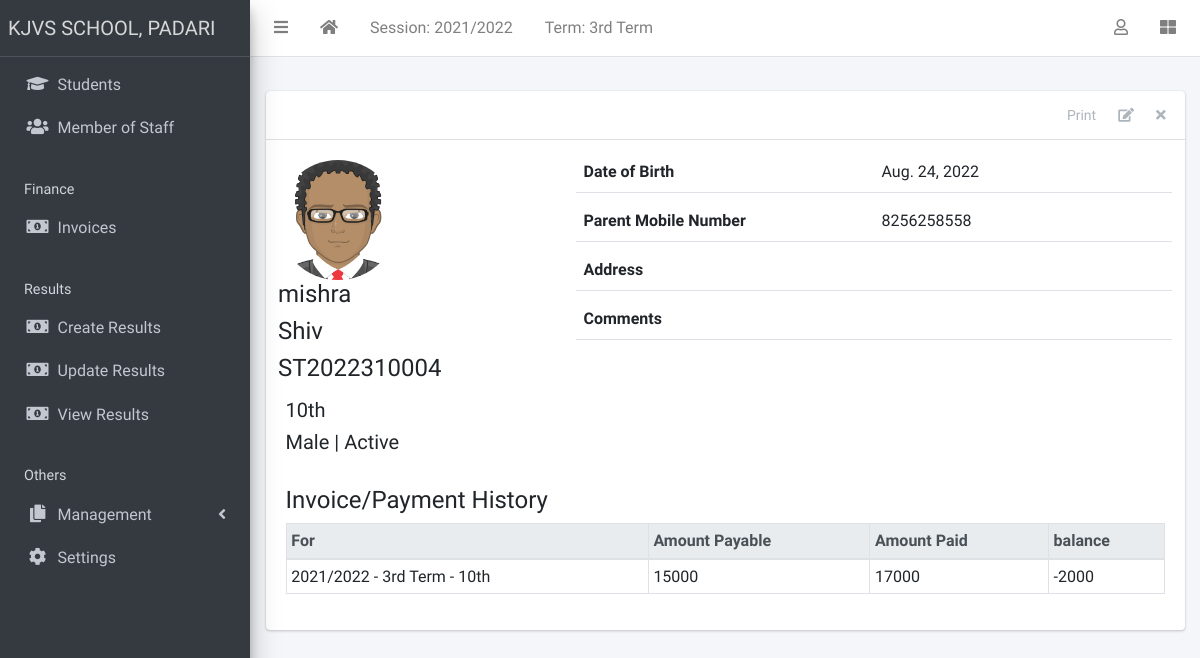
Page /student/15/ (signed in) on the committed database.
### apps/corecode/models.py (models this page shows, shortened)
class AcademicSession(models.Model):
    name = models.CharField(max_length=200, unique=True)
    current = models.BooleanField(default=True)
    class Meta:
        ordering = ["-name"]
    def __str__(self):
        return self.name

class AcademicTerm(models.Model):
    name = models.CharField(max_length=20, unique=True)
    current = models.BooleanField(default=True)
    class Meta:
        ordering = ["name"]
    def __str__(self):
        return self.name

class SiteConfig(models.Model):
    key = models.SlugField()
    value = models.CharField(max_length=200)

class StudentClass(models.Model):
    name = models.CharField(max_length=200, unique=True)
    class Meta:
        verbose_name = "Class"
        verbose_name_plural = "Classes"
        ordering = ["name"]
    def __str__(self):
        return self.name

### apps/students/models.py (models this page shows, shortened)
class Student(models.Model):
    STATUS_CHOICES = [("active", "Active"), ("inactive", "Inactive")]
    GENDER_CHOICES = [("male", "Male"), ("female", "Female")]
    current_status = models.CharField(
        max_length=10, choices=STATUS_CHOICES, default="active"
    )
    registration_number = models.CharField(max_length=200, unique=True)
    surname = models.CharField(max_length=200)
    firstname = models.CharField(max_length=200)
    other_name = models.CharField(max_length=200, blank=True)
    gender = models.CharField(max_length=10, choices=GENDER_CHOICES, default="male")
    date_of_birth = models.DateField(default=timezone.now)
    current_class = models.ForeignKey(
        StudentClass, on_delete=models.SET_NULL, blank=True, null=True
    )
    date_of_admission = models.DateField(default=timezone.now)
    mobile_num_regex = RegexValidator(
        regex="^[0-9]{10,15}$", message="Entered mobile number isn't in a right format!"
    )
    parent_mobile_number = models.CharField(
        validators=[mobile_num_regex], max_length=13, blank=True
    )
    address = models.TextField(blank=True)
    others = models.TextField(blank=True)
    passport = models.ImageField(blank=True, upload_to="students/passports/")
    class Meta:
        ordering = ["surname", "firstname", "other_name"]

### apps/finance/models.py (models this page shows, shortened)
class Invoice(models.Model):
    student = models.ForeignKey(Student, on_delete=models.CASCADE)
    session = models.ForeignKey(AcademicSession, on_delete=models.CASCADE)
    term = models.ForeignKey(AcademicTerm, on_delete=models.CASCADE)
    class_for = models.ForeignKey(StudentClass, on_delete=models.CASCADE)
    balance_from_previous_term = models.IntegerField(default=0)
    status = models.CharField(
        max_length=20,
        choices=[("active", "Active"), ("closed", "Closed")],
        default="active",
    )
    class Meta:
        ordering = ["student", "term"]
    def balance(self):
        payable = self.total_amount_payable()
        paid = self.total_amount_paid()
        return payable - paid
    def amount_payable(self):
        items = InvoiceItem.objects.filter(invoice=self)
        total = 0
        for item in items:
            total += item.amount
        return total
    def total_amount_payable(self):
        return self.balance_from_previous_term + self.amount_payable()
    def total_amount_paid(self):
        receipts = Receipt.objects.filter(invoice=self)
        amount = 0
        for receipt in receipts:
            amount += receipt.amount_paid
        return amount

class InvoiceItem(models.Model):
    invoice = models.ForeignKey(Invoice, on_delete=models.CASCADE)
    description = models.CharField(max_length=200)
    amount = models.IntegerField(default=0)

class Receipt(models.Model):
    invoice = models.ForeignKey(Invoice, on_delete=models.CASCADE)
    amount_paid = models.IntegerField(default=0)
    date_paid = models.DateField(default=timezone.now)
    comment = models.CharField(max_length=200, blank=True)

### apps/students/views.py (the view)
# urls.py: path("<int:pk>/", StudentDetailView.as_view(), name="student-detail"),
class StudentDetailView(LoginRequiredMixin, DetailView):
    model = Student
    template_name = "students/student_detail.html"
    def get_context_data(self, **kwargs):
        context = super(StudentDetailView, self).get_context_data(**kwargs)
        context["payments"] = Invoice.objects.filter(student=self.object)
        return context

### apps/corecode/context_processors.py (called while the page is built)
def site_defaults(request):
    current_session = AcademicSession.objects.get(current=True)
    current_term = AcademicTerm.objects.get(current=True)
    vals = SiteConfig.objects.all()
    contexts = {
        "current_session": current_session.name,
        "current_term": current_term.name,
    }
    for val in vals:
        contexts[val.key] = val.value
    return contexts

### apps/students/templates/students/student_detail.html (shortened to what this page needs)
{% extends 'base.html' %}
{% load static %}
{% block content-header %}
<div class="card-header">
  <div class="card-tools">
    <a href="#" class="btn btn-tool">Print</a>
    <a href="{% url 'student-update' object.id %}" class="btn btn-tool">
      <i class="fas fa-edit"></i>
    </a>
    <a href="{% url 'student-delete' object.id %}" class="btn btn-tool">
      <i class="fas fa-times"></i>
    </a>
  </div>
</div>
{% endblock content-header %}
{% block content %}
    <div class="row mb-4">
      <div class="col-sm-4">
        <div class="row mb-2">
          {% if object.passport %}
            <img
              src="{{ object.passport.url }}"
              class="float-left rounded-circle mr-3" style="width: 120px; height: 120px;">
          {% else %}
            <img
              src="{% static 'dist/img/avatar.png' %}"
              class="float-left rounded-circle mr-3" style="width: 120px; height: 120px;">
          {% endif %}
          <div class="float-right">
            <h4>{{ object.surname }} </h4>
            <h4>{{ object.firstname }} </h4>
            <h4>{{ object.registration_number }} </h4>
          </div>
        </div>
        <h5>{{ object.current_class }} </h5>
        <h5>{{ object.get_gender_display }} | {{ object.get_current_status_display }}</h5>
      </div>
      <div class="col-sm-8">
        <div>
          <div class="form-group border-bottom row">
            <label class="col">
              Date of Birth
            </label>
            <div class="col">
              {{ object.date_of_birth }}
            </div>
          </div>
          <div class="form-group border-bottom row">
            <label class="col">
              Parent Mobile Number
            </label>
            <div class="col">
              {{ object.parent_mobile_number}}
            </div>
          </div>
          <div class="form-group border-bottom row">
            <label class="col">
              Address
            </label>
            <div class="col">
            </div>
          </div>
          <div class="form-group border-bottom row">
            <label class="col">
              Comments
            </label>
            <div class="col">
            </div>
          </div>
        </div>
      </div>
    </div>
    <h4>Invoice/Payment History</h4>
    {% if payments %}
      <table class="table table-sm table-bordered table-hover">
        <thead class="thead-light">
          <tr>
            <th>For</th>
            <th>Amount Payable</th>
            <th>Amount Paid</th>
            <th>balance</th>
          </tr>
        </thead>
        <tbody>
          {% for payment in payments %}
            <tr class='clickable-row' data-href="{% url 'invoice-detail' payment.id %}">
              <td>{{payment.session}} - {{payment.term}} - {{ payment.class_for}}</td>
              <td>{{payment.total_amount_payable}}</td>
              <td>{{payment.total_amount_paid}}</td>
              <td>{{payment.balance}}</td>
            </tr>
          {% endfor %}
        </tbody>
      </table>
    {% else %}
        <p>There are no payment history for {{object}}</p>
    {% endif %}
{% endblock content %}

### templates/base.html (shortened to what this page needs)
{% load static %}
<!DOCTYPE html>
<html lang="en">
<head>
  <link rel="stylesheet" href="{% static 'plugins/fontawesome-free/css/all.min.css' %}">
  <link rel="stylesheet" href="{% static 'plugins/toastr/toastr.min.css' %}">
  <link rel="stylesheet"
    href="{% static 'plugins/overlayScrollbars/css/OverlayScrollbars.min.css' %}">
  <link rel="stylesheet" href="{% static 'plugins/Datatables/datatables.min.css' %}" />
  <link rel="stylesheet" href="{% static 'dist/css/adminlte.min.css' %}">
</head>
<body
  class="hold-transition sidebar-mini layout-fixed layout-navbar-fixed layout-footer-fixed">
  <div class="wrapper">
    <nav class="main-header navbar navbar-expand navbar-white navbar-light">
      <ul class="navbar-nav">
        <li class="nav-item">
          <a class="nav-link" data-widget="pushmenu" href="#" role="button"><i
              class="fas fa-bars"></i></a>
        </li>
        <li class="nav-item d-none d-sm-inline-block">
          <a href="{% url 'dashboard' %} " class="nav-link"><i class="fa fa-home"></i></a>
        </li>
        <li class="nav-item d-none d-sm-inline-block">
          <a href="{% url 'current-session' %}" class="nav-link">Session: {{ current_session }}</a>
        </li>
        <li class="nav-item d-none d-sm-inline-block">
          <a href="{% url 'current-session' %}" class="nav-link">Term: {{ current_term }}</a>
        </li>
      </ul>
      <ul class="navbar-nav ml-auto">
        <li class="nav-item dropdown">
          <a class="nav-link" data-toggle="dropdown" href="#">
            <i class="far fa-user"></i>
          </a>
        </li>
        <li class="nav-item">
          <a class="nav-link" data-widget="control-sidebar" data-slide="true"
            href="#" role="button"><i class="fas fa-th-large"></i></a>
        </li>
      </ul>
    </nav>
    <aside class="main-sidebar sidebar-dark-primary elevation-4">
      <a href="{% url 'home' %}" class="brand-link">{{ school_name | default:"MySchool" }}</a>
      <div class="sidebar">
        <nav class="mt-2">
          <ul class="nav nav-pills nav-sidebar flex-column"
            data-widget="treeview" role="menu" data-accordion="false">
            <li class="nav-item">
              <a href="{% url 'student-list' %}" class="nav-link">
                <i class="nav-icon fas fa-graduation-cap"></i>
                <p>
                  Students
                </p>
              </a>
            </li>
            <li class="nav-item">
              <a href="{% url 'staff-list' %}" class="nav-link">
                <i class="nav-icon fas fa-users"></i>
                <p>
                  Member of Staff
                </p>
              </a>
            </li>
            <li class="nav-header">Finance</li>
            <li class="nav-item">
              <a href="{% url 'invoice-list' %}" class="nav-link">
                <i class="nav-icon fas fa-money-bill-alt"></i>
                <p>
                  Invoices
                </p>
              </a>
            </li>
            <li class="nav-header">Results</li>
            <li class="nav-item">
              <a href="{% url 'create-result' %}" class="nav-link">
                <i class="nav-icon fas fa-money-bill-alt"></i>
                <p>
                  Create Results
                </p>
              </a>
            </li>
            <li class="nav-item">
              <a href="{% url 'edit-results' %}" class="nav-link">
                <i class="nav-icon fas fa-money-bill-alt"></i>
                <p>
                  Update Results
                </p>
              </a>
            </li>
            <li class="nav-item">
              <a href="{% url 'view-results' %}" class="nav-link">
                <i class="nav-icon fas fa-money-bill-alt"></i>
                <p>
                  View Results
                </p>
              </a>
            </li>
            <li class="nav-header">Others</li>
            <li class="nav-item has-treeview">
              <a href="#" class="nav-link">
                <i class="nav-icon fas fa-copy"></i>
                <p>
                  Management
                  <i class="fas fa-angle-left right"></i>
                </p>
              </a>
            </li>
            <li class="nav-item">
              <a href="{% url 'configs' %}" class="nav-link">
                <i class="nav-icon fas fa-cog"></i>
                <p>
                  Settings
                </p>
              </a>
            </li>
          </ul>
        </nav>
      </div>
    </aside>
    <div class="content-wrapper">
      <section class="content-header">
      </section>
      <section class="content">
        <div class="container-fluid">
          <div class="row">
            <div class="col-md-12">
              {% block fullcard %}
              <div class="card">
                {% block content-header %}{% endblock content-header %}
                <div class="card-body">
                  <div class="row">
                    <div class="col">
                      {% block content %}
                      {% endblock content %}
                    </div>
                  </div>
                </div>
              </div>
              {% endblock fullcard %}
            </div>
          </div>
        </div>
      </section>
    </div>
  </div>
</body>
</html>

### rows in the picture
AcademicSession: name "2021/2022"
AcademicTerm: name "3rd Term"
SiteConfig: value "KJVS SCHOOL, PADARI"
Student: surname "mishra", firstname "Shiv", registration_number "ST2022310004", current_class "10th", gender "Male", current_status "Active", date_of_birth "Aug. 24, 2022", parent_mobile_number "8256258558"
Invoice: session "2021/2022", term "3rd Term", class_for "10th", total_amount_payable "15000", total_amount_paid "17000", balance "-2000"
